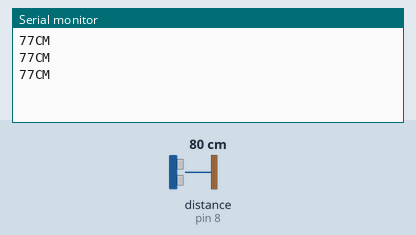
Recording of a sketch running on a simulated Arduino Uno, built with avr-gcc and run on an emulated ATmega328P. On the bench: the last lines printed to the serial monitor. The test bench sets the inputs (shaded band); at power-on: distance to the obstacle (sensor on pin 8) 80 cm. The echo pulse lasts 58.3 µs per cm.

Above: at 1.3 s.
1.4 s: distance to the obstacle (sensor on pin 8) set to 2 cm
At 1.9 s:
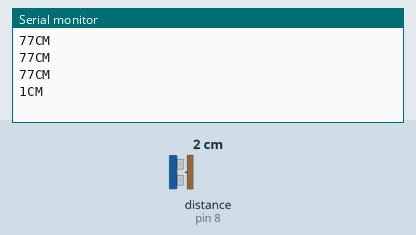
2.9 s: distance to the obstacle (sensor on pin 8) set to 4 cm
At 3.4 s:
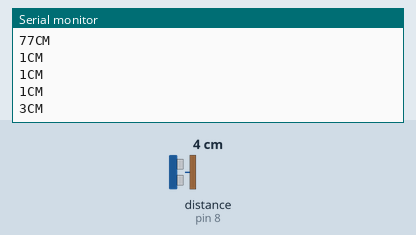
Timing chart, 0 to 5.9 s (numbered marks = the images above; inputs shaded):
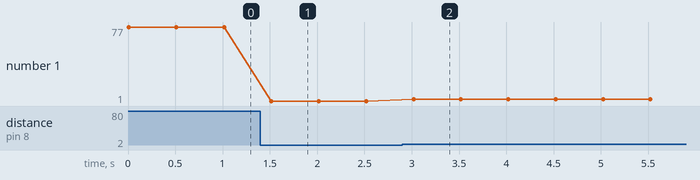

The sketch:

Dalnometr1.ino
```cpp
long duration, cm;

void setup() {

pinMode(9, OUTPUT);
pinMode(8, INPUT);
Serial.begin(9600);
}

void loop() {
digitalWrite(9, LOW);
delayMicroseconds(2);
digitalWrite(9, HIGH);
delayMicroseconds(10);
digitalWrite(9, LOW);

duration=pulseIn(8, HIGH);
cm=duration/30/2;
Serial.print(cm);
Serial.print("CM");
Serial.println();
delay(500);

}
```

Measured:
- after the input at 1.4 s, the serial monitor: prints a new line after 0.12 s (image 1)
- after the input at 2.9 s, the serial monitor: prints a new line after 0.12 s (image 2)
- plotted number 1: 77 → 1 after the input at 1.4 s, 1 → 3 after the input at 2.9 s
